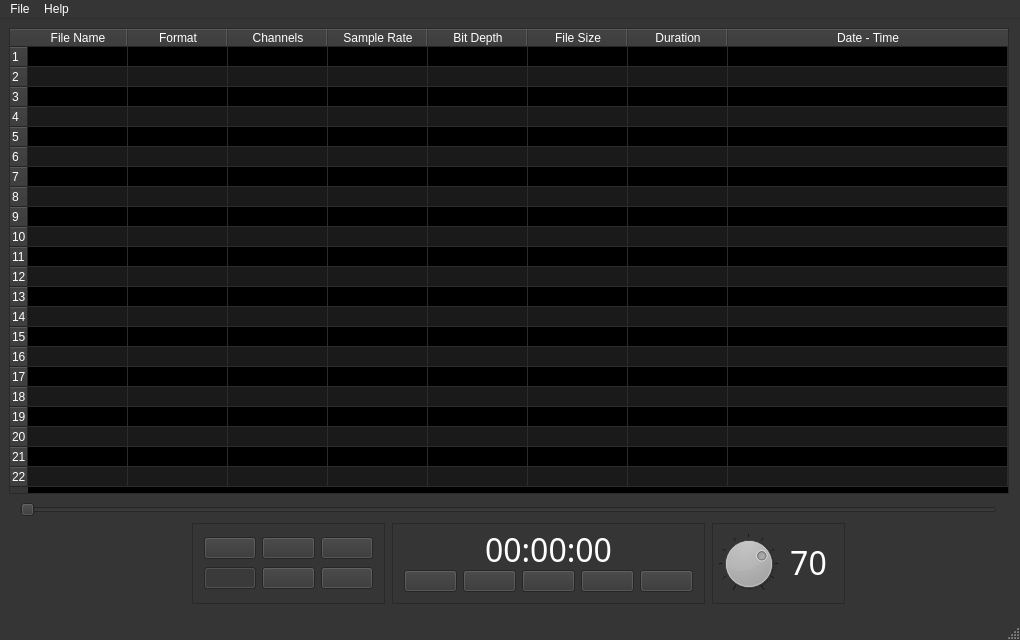
<?xml version="1.0" encoding="UTF-8"?>
<ui version="4.0">
 <class>MainWindow</class>
 <widget class="QMainWindow" name="MainWindow">
  <property name="geometry">
   <rect>
    <x>0</x>
    <y>0</y>
    <width>1020</width>
    <height>640</height>
   </rect>
  </property>
  <property name="minimumSize">
   <size>
    <width>1020</width>
    <height>640</height>
   </size>
  </property>
  <property name="maximumSize">
   <size>
    <width>1020</width>
    <height>640</height>
   </size>
  </property>
  <property name="baseSize">
   <size>
    <width>1024</width>
    <height>738</height>
   </size>
  </property>
  <property name="palette">
   <palette>
    <active>
     <colorrole role="WindowText">
      <brush brushstyle="SolidPattern">
       <color alpha="255">
        <red>255</red>
        <green>255</green>
        <blue>255</blue>
       </color>
      </brush>
     </colorrole>
     <colorrole role="Button">
      <brush brushstyle="SolidPattern">
       <color alpha="255">
        <red>53</red>
        <green>53</green>
        <blue>53</blue>
       </color>
      </brush>
     </colorrole>
     <colorrole role="Light">
      <brush brushstyle="SolidPattern">
       <color alpha="255">
        <red>79</red>
        <green>79</green>
        <blue>79</blue>
       </color>
      </brush>
     </colorrole>
     <colorrole role="Midlight">
      <brush brushstyle="SolidPattern">
       <color alpha="255">
        <red>66</red>
        <green>66</green>
        <blue>66</blue>
       </color>
      </brush>
     </colorrole>
     <colorrole role="Dark">
      <brush brushstyle="SolidPattern">
       <color alpha="255">
        <red>26</red>
        <green>26</green>
        <blue>26</blue>
       </color>
      </brush>
     </colorrole>
     <colorrole role="Mid">
      <brush brushstyle="SolidPattern">
       <color alpha="255">
        <red>35</red>
        <green>35</green>
        <blue>35</blue>
       </color>
      </brush>
     </colorrole>
     <colorrole role="Text">
      <brush brushstyle="SolidPattern">
       <color alpha="255">
        <red>255</red>
        <green>255</green>
        <blue>255</blue>
       </color>
      </brush>
     </colorrole>
     <colorrole role="BrightText">
      <brush brushstyle="SolidPattern">
       <color alpha="255">
        <red>255</red>
        <green>255</green>
        <blue>255</blue>
       </color>
      </brush>
     </colorrole>
     <colorrole role="ButtonText">
      <brush brushstyle="SolidPattern">
       <color alpha="255">
        <red>255</red>
        <green>255</green>
        <blue>255</blue>
       </color>
      </brush>
     </colorrole>
     <colorrole role="Base">
      <brush brushstyle="SolidPattern">
       <color alpha="255">
        <red>0</red>
        <green>0</green>
        <blue>0</blue>
       </color>
      </brush>
     </colorrole>
     <colorrole role="Window">
      <brush brushstyle="SolidPattern">
       <color alpha="255">
        <red>53</red>
        <green>53</green>
        <blue>53</blue>
       </color>
      </brush>
     </colorrole>
     <colorrole role="Shadow">
      <brush brushstyle="SolidPattern">
       <color alpha="255">
        <red>0</red>
        <green>0</green>
        <blue>0</blue>
       </color>
      </brush>
     </colorrole>
     <colorrole role="AlternateBase">
      <brush brushstyle="SolidPattern">
       <color alpha="255">
        <red>26</red>
        <green>26</green>
        <blue>26</blue>
       </color>
      </brush>
     </colorrole>
     <colorrole role="ToolTipBase">
      <brush brushstyle="SolidPattern">
       <color alpha="255">
        <red>255</red>
        <green>255</green>
        <blue>220</blue>
       </color>
      </brush>
     </colorrole>
     <colorrole role="ToolTipText">
      <brush brushstyle="SolidPattern">
       <color alpha="255">
        <red>0</red>
        <green>0</green>
        <blue>0</blue>
       </color>
      </brush>
     </colorrole>
    </active>
    <inactive>
     <colorrole role="WindowText">
      <brush brushstyle="SolidPattern">
       <color alpha="255">
        <red>255</red>
        <green>255</green>
        <blue>255</blue>
       </color>
      </brush>
     </colorrole>
     <colorrole role="Button">
      <brush brushstyle="SolidPattern">
       <color alpha="255">
        <red>53</red>
        <green>53</green>
        <blue>53</blue>
       </color>
      </brush>
     </colorrole>
     <colorrole role="Light">
      <brush brushstyle="SolidPattern">
       <color alpha="255">
        <red>79</red>
        <green>79</green>
        <blue>79</blue>
       </color>
      </brush>
     </colorrole>
     <colorrole role="Midlight">
      <brush brushstyle="SolidPattern">
       <color alpha="255">
        <red>66</red>
        <green>66</green>
        <blue>66</blue>
       </color>
      </brush>
     </colorrole>
     <colorrole role="Dark">
      <brush brushstyle="SolidPattern">
       <color alpha="255">
        <red>26</red>
        <green>26</green>
        <blue>26</blue>
       </color>
      </brush>
     </colorrole>
     <colorrole role="Mid">
      <brush brushstyle="SolidPattern">
       <color alpha="255">
        <red>35</red>
        <green>35</green>
        <blue>35</blue>
       </color>
      </brush>
     </colorrole>
     <colorrole role="Text">
      <brush brushstyle="SolidPattern">
       <color alpha="255">
        <red>255</red>
        <green>255</green>
        <blue>255</blue>
       </color>
      </brush>
     </colorrole>
     <colorrole role="BrightText">
      <brush brushstyle="SolidPattern">
       <color alpha="255">
        <red>255</red>
        <green>255</green>
        <blue>255</blue>
       </color>
      </brush>
     </colorrole>
     <colorrole role="ButtonText">
      <brush brushstyle="SolidPattern">
       <color alpha="255">
        <red>255</red>
        <green>255</green>
        <blue>255</blue>
       </color>
      </brush>
     </colorrole>
     <colorrole role="Base">
      <brush brushstyle="SolidPattern">
       <color alpha="255">
        <red>0</red>
        <green>0</green>
        <blue>0</blue>
       </color>
      </brush>
     </colorrole>
     <colorrole role="Window">
      <brush brushstyle="SolidPattern">
       <color alpha="255">
        <red>53</red>
        <green>53</green>
        <blue>53</blue>
       </color>
      </brush>
     </colorrole>
     <colorrole role="Shadow">
      <brush brushstyle="SolidPattern">
       <color alpha="255">
        <red>0</red>
        <green>0</green>
        <blue>0</blue>
       </color>
      </brush>
     </colorrole>
     <colorrole role="AlternateBase">
      <brush brushstyle="SolidPattern">
       <color alpha="255">
        <red>26</red>
        <green>26</green>
        <blue>26</blue>
       </color>
      </brush>
     </colorrole>
     <colorrole role="ToolTipBase">
      <brush brushstyle="SolidPattern">
       <color alpha="255">
        <red>255</red>
        <green>255</green>
        <blue>220</blue>
       </color>
      </brush>
     </colorrole>
     <colorrole role="ToolTipText">
      <brush brushstyle="SolidPattern">
       <color alpha="255">
        <red>0</red>
        <green>0</green>
        <blue>0</blue>
       </color>
      </brush>
     </colorrole>
    </inactive>
    <disabled>
     <colorrole role="WindowText">
      <brush brushstyle="SolidPattern">
       <color alpha="255">
        <red>26</red>
        <green>26</green>
        <blue>26</blue>
       </color>
      </brush>
     </colorrole>
     <colorrole role="Button">
      <brush brushstyle="SolidPattern">
       <color alpha="255">
        <red>53</red>
        <green>53</green>
        <blue>53</blue>
       </color>
      </brush>
     </colorrole>
     <colorrole role="Light">
      <brush brushstyle="SolidPattern">
       <color alpha="255">
        <red>79</red>
        <green>79</green>
        <blue>79</blue>
       </color>
      </brush>
     </colorrole>
     <colorrole role="Midlight">
      <brush brushstyle="SolidPattern">
       <color alpha="255">
        <red>66</red>
        <green>66</green>
        <blue>66</blue>
       </color>
      </brush>
     </colorrole>
     <colorrole role="Dark">
      <brush brushstyle="SolidPattern">
       <color alpha="255">
        <red>26</red>
        <green>26</green>
        <blue>26</blue>
       </color>
      </brush>
     </colorrole>
     <colorrole role="Mid">
      <brush brushstyle="SolidPattern">
       <color alpha="255">
        <red>35</red>
        <green>35</green>
        <blue>35</blue>
       </color>
      </brush>
     </colorrole>
     <colorrole role="Text">
      <brush brushstyle="SolidPattern">
       <color alpha="255">
        <red>26</red>
        <green>26</green>
        <blue>26</blue>
       </color>
      </brush>
     </colorrole>
     <colorrole role="BrightText">
      <brush brushstyle="SolidPattern">
       <color alpha="255">
        <red>255</red>
        <green>255</green>
        <blue>255</blue>
       </color>
      </brush>
     </colorrole>
     <colorrole role="ButtonText">
      <brush brushstyle="SolidPattern">
       <color alpha="255">
        <red>26</red>
        <green>26</green>
        <blue>26</blue>
       </color>
      </brush>
     </colorrole>
     <colorrole role="Base">
      <brush brushstyle="SolidPattern">
       <color alpha="255">
        <red>53</red>
        <green>53</green>
        <blue>53</blue>
       </color>
      </brush>
     </colorrole>
     <colorrole role="Window">
      <brush brushstyle="SolidPattern">
       <color alpha="255">
        <red>53</red>
        <green>53</green>
        <blue>53</blue>
       </color>
      </brush>
     </colorrole>
     <colorrole role="Shadow">
      <brush brushstyle="SolidPattern">
       <color alpha="255">
        <red>0</red>
        <green>0</green>
        <blue>0</blue>
       </color>
      </brush>
     </colorrole>
     <colorrole role="AlternateBase">
      <brush brushstyle="SolidPattern">
       <color alpha="255">
        <red>53</red>
        <green>53</green>
        <blue>53</blue>
       </color>
      </brush>
     </colorrole>
     <colorrole role="ToolTipBase">
      <brush brushstyle="SolidPattern">
       <color alpha="255">
        <red>255</red>
        <green>255</green>
        <blue>220</blue>
       </color>
      </brush>
     </colorrole>
     <colorrole role="ToolTipText">
      <brush brushstyle="SolidPattern">
       <color alpha="255">
        <red>0</red>
        <green>0</green>
        <blue>0</blue>
       </color>
      </brush>
     </colorrole>
    </disabled>
   </palette>
  </property>
  <property name="windowTitle">
   <string>HALAC AUDIO PLAYER V 0.1.0</string>
  </property>
  <property name="windowIcon">
   <iconset resource="resource.qrc">
    <normaloff>:/resource/icons/halac_logo.png</normaloff>:/resource/icons/halac_logo.png</iconset>
  </property>
  <property name="iconSize">
   <size>
    <width>32</width>
    <height>32</height>
   </size>
  </property>
  <property name="documentMode">
   <bool>false</bool>
  </property>
  <property name="tabShape">
   <enum>QTabWidget::Rounded</enum>
  </property>
  <widget class="QWidget" name="centralWidget">
   <widget class="QTableWidget" name="tableWidget">
    <property name="geometry">
     <rect>
      <x>9</x>
      <y>9</y>
      <width>1000</width>
      <height>466</height>
     </rect>
    </property>
    <property name="editTriggers">
     <set>QAbstractItemView::NoEditTriggers</set>
    </property>
    <property name="alternatingRowColors">
     <bool>true</bool>
    </property>
    <property name="selectionBehavior">
     <enum>QAbstractItemView::SelectRows</enum>
    </property>
    <property name="sortingEnabled">
     <bool>true</bool>
    </property>
    <property name="rowCount">
     <number>22</number>
    </property>
    <attribute name="horizontalHeaderCascadingSectionResizes">
     <bool>false</bool>
    </attribute>
    <attribute name="horizontalHeaderMinimumSectionSize">
     <number>30</number>
    </attribute>
    <attribute name="horizontalHeaderStretchLastSection">
     <bool>true</bool>
    </attribute>
    <attribute name="verticalHeaderMinimumSectionSize">
     <number>20</number>
    </attribute>
    <attribute name="verticalHeaderDefaultSectionSize">
     <number>20</number>
    </attribute>
    <row/>
    <row/>
    <row/>
    <row/>
    <row/>
    <row/>
    <row/>
    <row/>
    <row/>
    <row/>
    <row/>
    <row/>
    <row/>
    <row/>
    <row/>
    <row/>
    <row/>
    <row/>
    <row/>
    <row/>
    <row/>
    <row/>
    <column>
     <property name="text">
      <string>File Name</string>
     </property>
    </column>
    <column>
     <property name="text">
      <string>Format</string>
     </property>
    </column>
    <column>
     <property name="text">
      <string>Channels</string>
     </property>
    </column>
    <column>
     <property name="text">
      <string>Sample Rate</string>
     </property>
    </column>
    <column>
     <property name="text">
      <string>Bit Depth</string>
     </property>
    </column>
    <column>
     <property name="text">
      <string>File Size</string>
     </property>
    </column>
    <column>
     <property name="text">
      <string>Duration</string>
     </property>
    </column>
    <column>
     <property name="text">
      <string>Date - Time</string>
     </property>
    </column>
   </widget>
   <widget class="QFrame" name="frame_4">
    <property name="geometry">
     <rect>
      <x>712</x>
      <y>504</y>
      <width>133</width>
      <height>81</height>
     </rect>
    </property>
    <property name="frameShape">
     <enum>QFrame::StyledPanel</enum>
    </property>
    <widget class="QDial" name="dial">
     <property name="geometry">
      <rect>
       <x>0</x>
       <y>10</y>
       <width>73</width>
       <height>61</height>
      </rect>
     </property>
     <property name="toolTip">
      <string>Volume Level</string>
     </property>
     <property name="maximum">
      <number>100</number>
     </property>
     <property name="value">
      <number>70</number>
     </property>
     <property name="sliderPosition">
      <number>70</number>
     </property>
     <property name="invertedAppearance">
      <bool>false</bool>
     </property>
     <property name="invertedControls">
      <bool>false</bool>
     </property>
     <property name="notchTarget">
      <double>11.000000000000000</double>
     </property>
     <property name="notchesVisible">
      <bool>true</bool>
     </property>
    </widget>
    <widget class="QLabel" name="digital_volume">
     <property name="geometry">
      <rect>
       <x>70</x>
       <y>20</y>
       <width>53</width>
       <height>39</height>
      </rect>
     </property>
     <property name="font">
      <font>
       <family>Digital-7 Mono</family>
       <pointsize>24</pointsize>
       <italic>false</italic>
       <bold>false</bold>
       <underline>false</underline>
      </font>
     </property>
     <property name="text">
      <string>70</string>
     </property>
     <property name="alignment">
      <set>Qt::AlignCenter</set>
     </property>
    </widget>
   </widget>
   <widget class="QSlider" name="horizontalSlider_Audio_Timeline">
    <property name="geometry">
     <rect>
      <x>20</x>
      <y>480</y>
      <width>977</width>
      <height>22</height>
     </rect>
    </property>
    <property name="singleStep">
     <number>10000</number>
    </property>
    <property name="pageStep">
     <number>10000</number>
    </property>
    <property name="orientation">
     <enum>Qt::Horizontal</enum>
    </property>
   </widget>
   <widget class="QFrame" name="frame_5">
    <property name="geometry">
     <rect>
      <x>392</x>
      <y>504</y>
      <width>313</width>
      <height>81</height>
     </rect>
    </property>
    <property name="frameShape">
     <enum>QFrame::StyledPanel</enum>
    </property>
    <property name="midLineWidth">
     <number>0</number>
    </property>
    <layout class="QVBoxLayout" name="verticalLayout">
     <item>
      <widget class="QLabel" name="digital">
       <property name="font">
        <font>
         <family>Digital-7 Mono</family>
         <pointsize>24</pointsize>
         <italic>false</italic>
         <bold>false</bold>
         <underline>false</underline>
        </font>
       </property>
       <property name="text">
        <string>00:00:00</string>
       </property>
       <property name="alignment">
        <set>Qt::AlignCenter</set>
       </property>
      </widget>
     </item>
     <item>
      <layout class="QHBoxLayout" name="horizontalLayout">
       <item>
        <widget class="QPushButton" name="btnBack">
         <property name="toolTip">
          <string>Previous Media</string>
         </property>
         <property name="text">
          <string/>
         </property>
        </widget>
       </item>
       <item>
        <widget class="QPushButton" name="buttonSeekBack">
         <property name="enabled">
          <bool>true</bool>
         </property>
         <property name="toolTip">
          <string>10 Seconds Before</string>
         </property>
         <property name="text">
          <string/>
         </property>
         <property name="iconSize">
          <size>
           <width>16</width>
           <height>16</height>
          </size>
         </property>
        </widget>
       </item>
       <item>
        <widget class="QPushButton" name="btnPlay">
         <property name="toolTip">
          <string>Play / Pause</string>
         </property>
         <property name="text">
          <string/>
         </property>
        </widget>
       </item>
       <item>
        <widget class="QPushButton" name="buttonSeekNext">
         <property name="enabled">
          <bool>true</bool>
         </property>
         <property name="toolTip">
          <string>10 Seconds After</string>
         </property>
         <property name="text">
          <string/>
         </property>
         <property name="iconSize">
          <size>
           <width>16</width>
           <height>16</height>
          </size>
         </property>
        </widget>
       </item>
       <item>
        <widget class="QPushButton" name="btnNext">
         <property name="toolTip">
          <string>Next Media</string>
         </property>
         <property name="text">
          <string/>
         </property>
         <property name="iconSize">
          <size>
           <width>16</width>
           <height>16</height>
          </size>
         </property>
        </widget>
       </item>
      </layout>
     </item>
    </layout>
   </widget>
   <widget class="QFrame" name="frame_3">
    <property name="geometry">
     <rect>
      <x>192</x>
      <y>504</y>
      <width>193</width>
      <height>81</height>
     </rect>
    </property>
    <property name="frameShape">
     <enum>QFrame::StyledPanel</enum>
    </property>
    <layout class="QGridLayout" name="gridLayout_2">
     <item row="0" column="1">
      <widget class="QPushButton" name="buttonRemove">
       <property name="toolTip">
        <string>Remove Selected Files</string>
       </property>
       <property name="text">
        <string/>
       </property>
      </widget>
     </item>
     <item row="2" column="2">
      <widget class="QPushButton" name="btnStop">
       <property name="toolTip">
        <string>Stop</string>
       </property>
       <property name="text">
        <string/>
       </property>
      </widget>
     </item>
     <item row="2" column="0">
      <widget class="QPushButton" name="btnLoop">
       <property name="toolTip">
        <string>Loop</string>
       </property>
       <property name="text">
        <string/>
       </property>
       <property name="checkable">
        <bool>true</bool>
       </property>
       <property name="checked">
        <bool>true</bool>
       </property>
      </widget>
     </item>
     <item row="0" column="0">
      <widget class="QPushButton" name="buttonLoad">
       <property name="toolTip">
        <string>Open Files</string>
       </property>
       <property name="text">
        <string/>
       </property>
      </widget>
     </item>
     <item row="2" column="1">
      <widget class="QPushButton" name="buttonMute">
       <property name="toolTip">
        <string>Mute</string>
       </property>
       <property name="text">
        <string/>
       </property>
       <property name="checkable">
        <bool>true</bool>
       </property>
      </widget>
     </item>
     <item row="0" column="2">
      <widget class="QPushButton" name="buttonRemoveAll">
       <property name="enabled">
        <bool>true</bool>
       </property>
       <property name="toolTip">
        <string>Remove All Files</string>
       </property>
       <property name="text">
        <string/>
       </property>
       <property name="iconSize">
        <size>
         <width>16</width>
         <height>16</height>
        </size>
       </property>
      </widget>
     </item>
    </layout>
   </widget>
  </widget>
  <widget class="QStatusBar" name="statusBar"/>
  <widget class="QMenuBar" name="menuBar">
   <property name="geometry">
    <rect>
     <x>0</x>
     <y>0</y>
     <width>1020</width>
     <height>22</height>
    </rect>
   </property>
   <widget class="QMenu" name="menuFile">
    <property name="title">
     <string>File</string>
    </property>
    <addaction name="actionOpen_Files"/>
    <addaction name="actionRemove_Selected_Files"/>
    <addaction name="actionRemove_All_Files"/>
    <addaction name="actionQuit"/>
   </widget>
   <widget class="QMenu" name="menuHelp">
    <property name="title">
     <string>Help</string>
    </property>
    <addaction name="actionAbout_HALAC"/>
    <addaction name="actionAbout_Author"/>
   </widget>
   <addaction name="menuFile"/>
   <addaction name="menuHelp"/>
  </widget>
  <action name="actionOpen_Files">
   <property name="text">
    <string>Open Files</string>
   </property>
  </action>
  <action name="actionQuit">
   <property name="text">
    <string>Quit</string>
   </property>
  </action>
  <action name="actionAbout_HALAC">
   <property name="text">
    <string>About HALAC Player</string>
   </property>
  </action>
  <action name="actionRemove_Selected_Files">
   <property name="text">
    <string>Remove Selected Files</string>
   </property>
  </action>
  <action name="actionRemove_All_Files">
   <property name="text">
    <string>Remove All Files</string>
   </property>
  </action>
  <action name="actionAbout_Author">
   <property name="text">
    <string>About The Author</string>
   </property>
  </action>
 </widget>
 <layoutdefault spacing="6" margin="11"/>
 <resources>
  <include location="resource.qrc"/>
 </resources>
 <connections>
  <connection>
   <sender>dial</sender>
   <signal>valueChanged(int)</signal>
   <receiver>digital_volume</receiver>
   <slot>setNum(int)</slot>
   <hints>
    <hint type="sourcelabel">
     <x>769</x>
     <y>568</y>
    </hint>
    <hint type="destinationlabel">
     <x>814</x>
     <y>570</y>
    </hint>
   </hints>
  </connection>
 </connections>
</ui>
